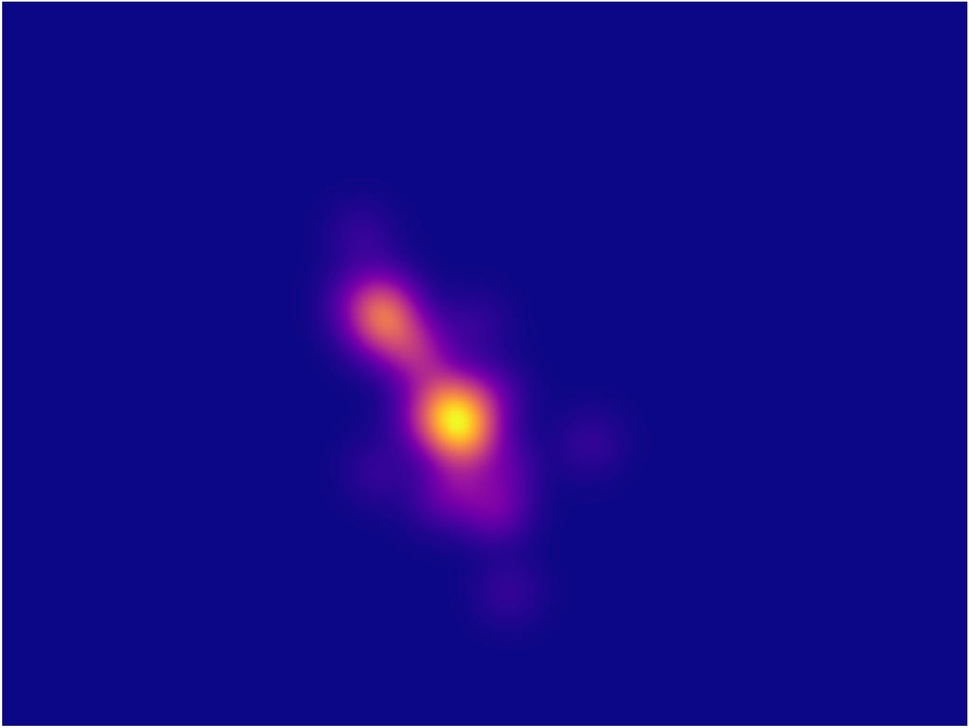
#> input picture papers/smc_2018/img/giraffe_m.jpg, 969 x 728 px, shrunk from 1779 x 1336 before the run
$ python gray2plasma.py giraffe_m.jpg out.png   (older library calls are emulated)
#> lines starting #> are read from the running program, lines starting #| are printed output that depends on the picture
#!/usr/bin/env python3

from skimage import io
from matplotlib import pyplot as plt
import sys

OVWRITE = True
DPI = 300

def main():
    #command-line args
    if len(sys.argv) < 2:
        print("usage: {} <input_img_path>".format(sys.argv[0]))
        return

    input_img_path = sys.argv[1]
    if len(sys.argv) > 2:
        output_img_path = sys.argv[2]
    else:
        if not OVWRITE:
            print("error: no output path given and OVWRITE is False")
            return
        output_img_path = input_img_path

    #loading image
    img = io.imread(input_img_path, as_grey=True)
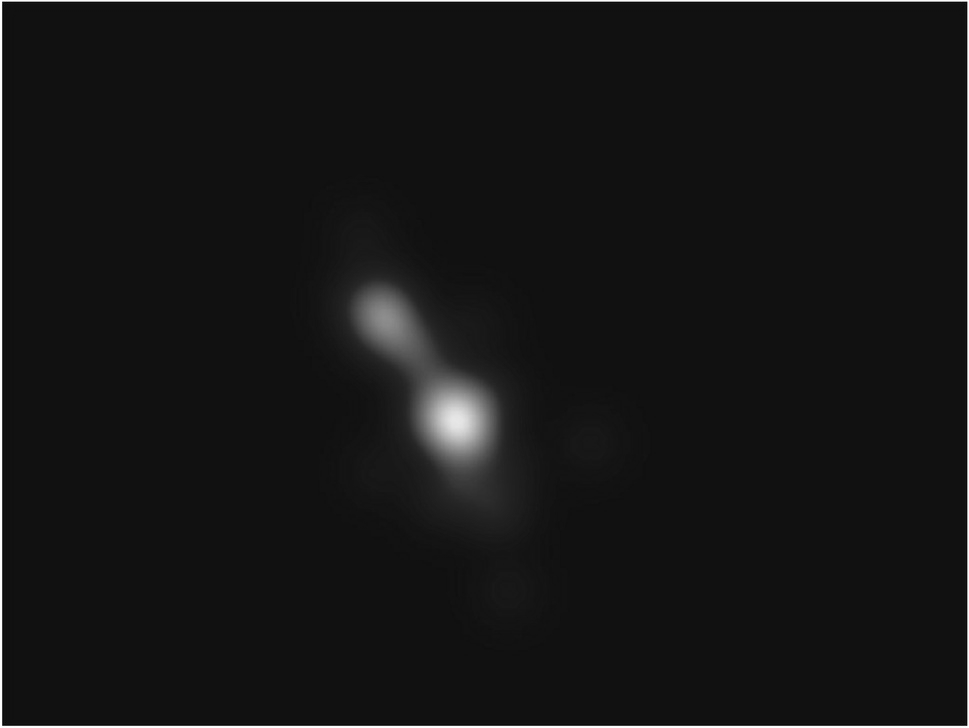
#> img: shape (728, 969) float64; min 0.0252, max 0.999, mean 0.0857

    #saving image
    plt.imshow(img, cmap="plasma")
    plt.axis("off")
    plt.grid(False)
    plt.xticks([])
    plt.yticks([])
    plt.tight_layout()
    plt.savefig(output_img_path, bbox_inches="tight", pad_inches=0, dpi=DPI)

if __name__ == "__main__":
    main()

$ run again, on papers/smc_2018/img/gorilla_m.jpg
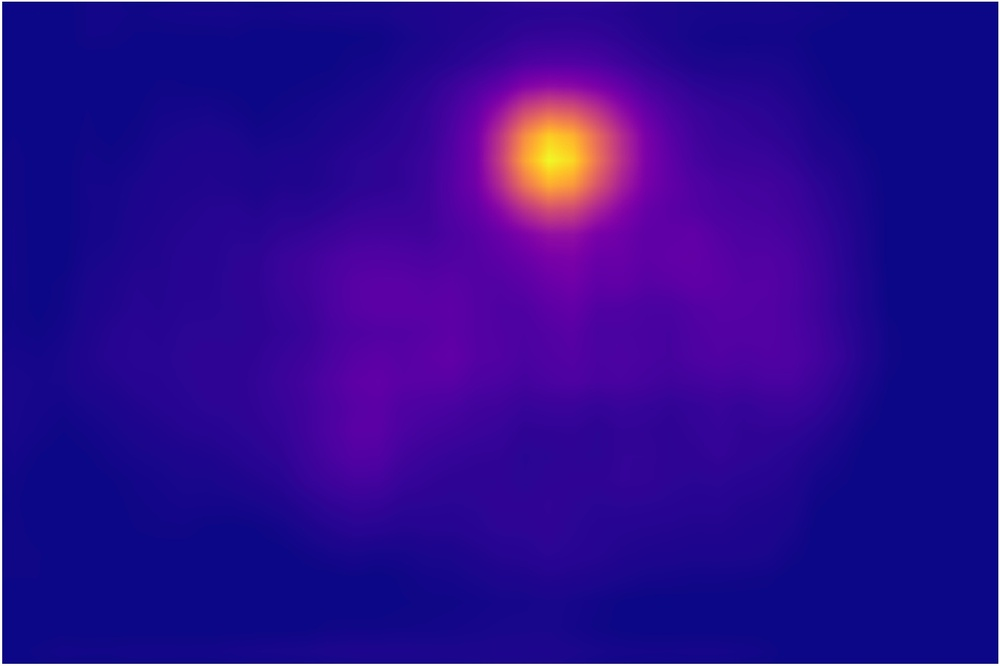
#> input picture papers/smc_2018/img/gorilla_m.jpg, 1000 x 666 px, shrunk from 1816 x 1210 before the run
#> in main, `img = io.imread(input_img_path, as_grey=True)`:
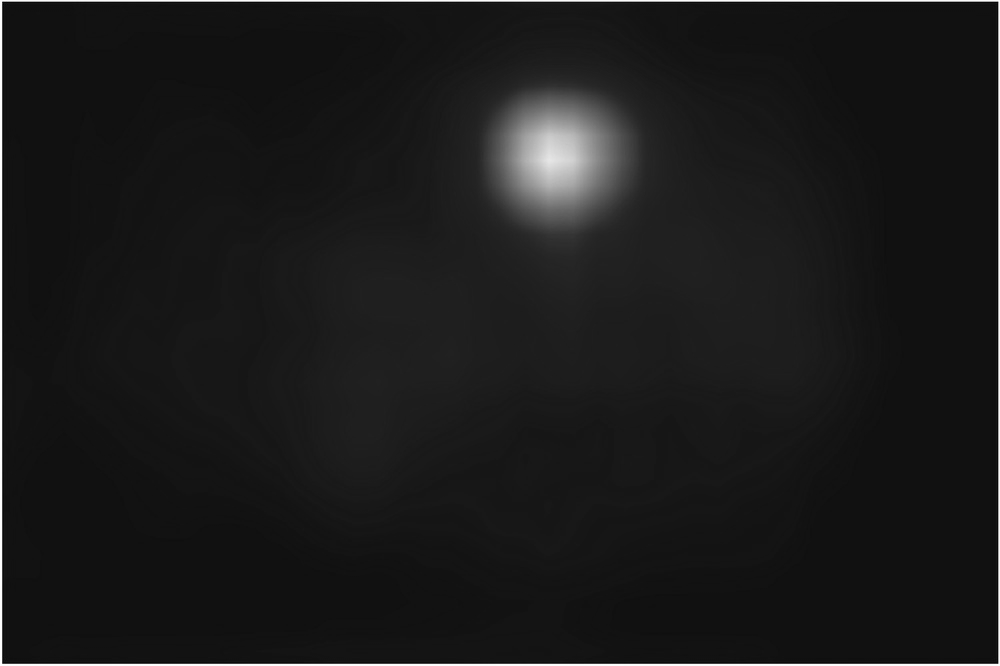
#> img: shape (666, 1000) float64; min 0.0257, max 0.999, mean 0.105

$ run again, on papers/smc_2018/img/monkey_m.jpg
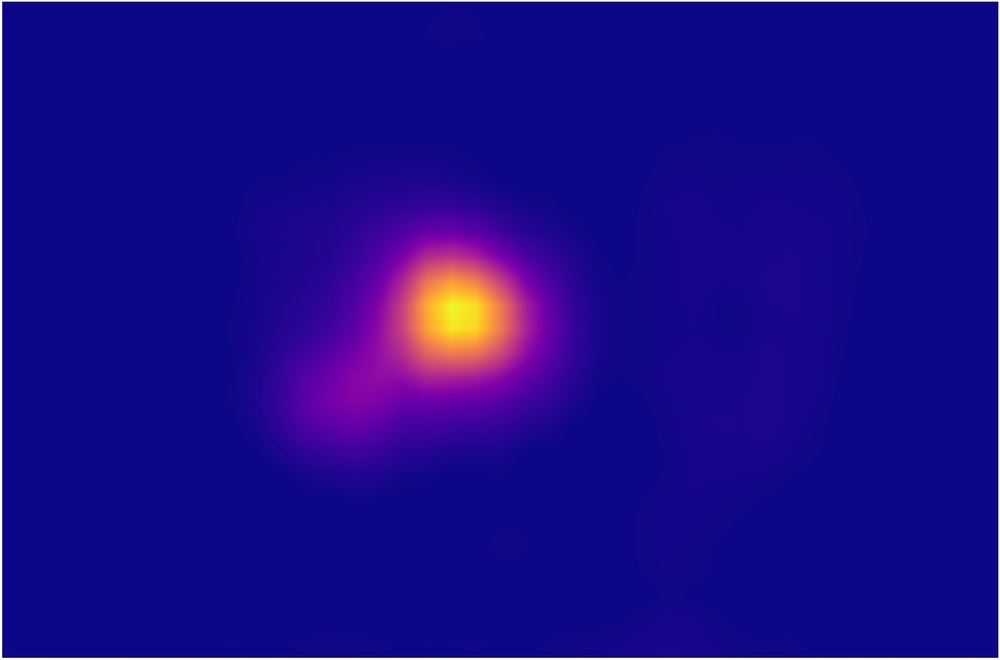
#> input picture papers/smc_2018/img/monkey_m.jpg, 1000 x 660 px, shrunk from 1816 x 1199 before the run
#> in main, `img = io.imread(input_img_path, as_grey=True)`:
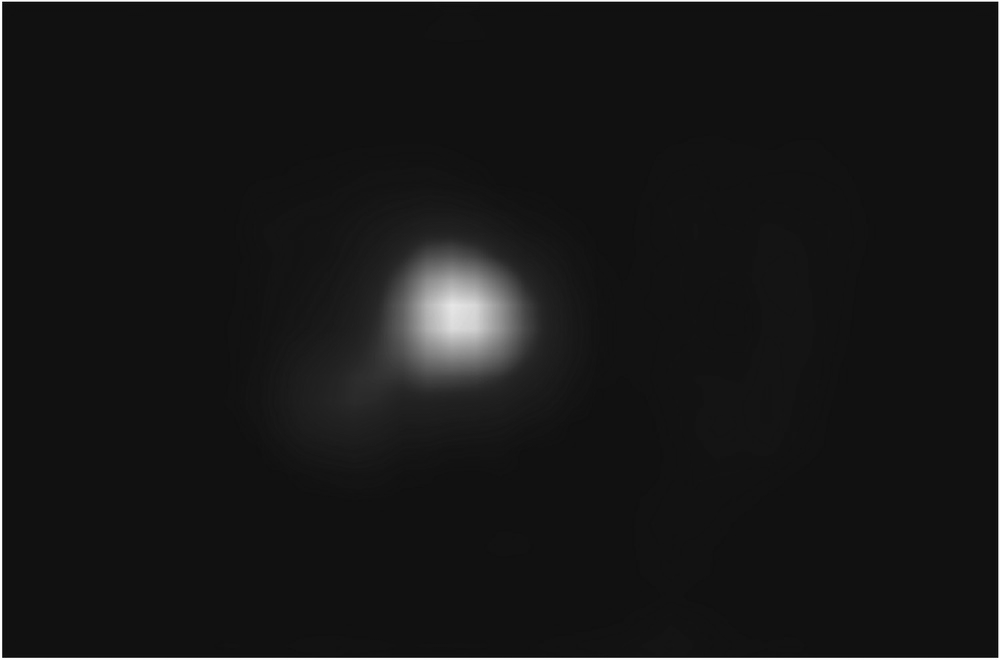
#> img: shape (660, 1000) float64; min 0.0266, max 0.999, mean 0.0922
